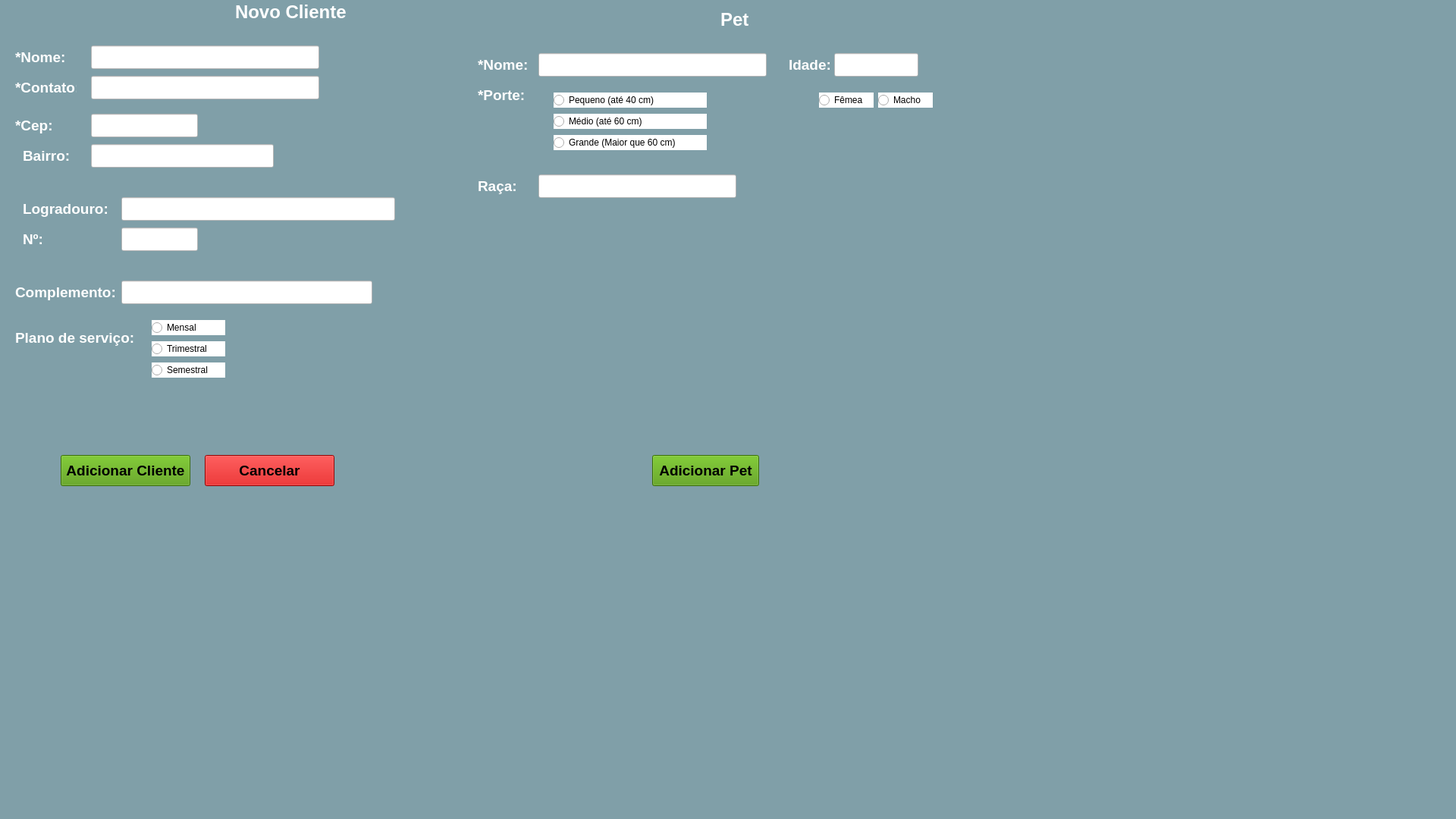
<?xml version="1.0" encoding="UTF-8"?>
<ui version="4.0">
 <class>MainWindow</class>
 <widget class="QMainWindow" name="MainWindow">
  <property name="geometry">
   <rect>
    <x>0</x>
    <y>0</y>
    <width>1920</width>
    <height>1080</height>
   </rect>
  </property>
  <property name="windowTitle">
   <string>MainWindow</string>
  </property>
  <property name="styleSheet">
   <string notr="true">background-color: rgb(128, 159, 168);</string>
  </property>
  <widget class="QWidget" name="centralwidget">
   <widget class="QLabel" name="label">
    <property name="geometry">
     <rect>
      <x>310</x>
      <y>0</y>
      <width>161</width>
      <height>31</height>
     </rect>
    </property>
    <property name="font">
     <font>
      <pointsize>18</pointsize>
      <weight>75</weight>
      <bold>true</bold>
     </font>
    </property>
    <property name="styleSheet">
     <string notr="true">color: rgb(255, 255, 255);
border-color: rgb(0, 0, 0);</string>
    </property>
    <property name="text">
     <string>Novo Cliente</string>
    </property>
   </widget>
   <widget class="QLabel" name="label_2">
    <property name="geometry">
     <rect>
      <x>20</x>
      <y>60</y>
      <width>71</width>
      <height>31</height>
     </rect>
    </property>
    <property name="font">
     <font>
      <pointsize>14</pointsize>
      <weight>75</weight>
      <bold>true</bold>
     </font>
    </property>
    <property name="styleSheet">
     <string notr="true">color: rgb(255, 255, 255);</string>
    </property>
    <property name="text">
     <string>*Nome:</string>
    </property>
   </widget>
   <widget class="QLineEdit" name="lineEdit_2">
    <property name="geometry">
     <rect>
      <x>120</x>
      <y>60</y>
      <width>301</width>
      <height>31</height>
     </rect>
    </property>
    <property name="styleSheet">
     <string notr="true">background-color: rgb(255, 255, 255);</string>
    </property>
   </widget>
   <widget class="QLabel" name="label_3">
    <property name="geometry">
     <rect>
      <x>20</x>
      <y>100</y>
      <width>81</width>
      <height>31</height>
     </rect>
    </property>
    <property name="font">
     <font>
      <pointsize>14</pointsize>
      <weight>75</weight>
      <bold>true</bold>
     </font>
    </property>
    <property name="styleSheet">
     <string notr="true">color: rgb(255, 255, 255);</string>
    </property>
    <property name="text">
     <string>*Contato:</string>
    </property>
   </widget>
   <widget class="QLineEdit" name="lineEdit_3">
    <property name="geometry">
     <rect>
      <x>120</x>
      <y>100</y>
      <width>301</width>
      <height>31</height>
     </rect>
    </property>
    <property name="styleSheet">
     <string notr="true">background-color: rgb(255, 255, 255);</string>
    </property>
   </widget>
   <widget class="QLabel" name="label_4">
    <property name="geometry">
     <rect>
      <x>20</x>
      <y>150</y>
      <width>81</width>
      <height>31</height>
     </rect>
    </property>
    <property name="font">
     <font>
      <pointsize>14</pointsize>
      <weight>75</weight>
      <bold>true</bold>
     </font>
    </property>
    <property name="styleSheet">
     <string notr="true">color: rgb(255, 255, 255);</string>
    </property>
    <property name="text">
     <string>*Cep:</string>
    </property>
   </widget>
   <widget class="QLineEdit" name="lineEdit_4">
    <property name="geometry">
     <rect>
      <x>120</x>
      <y>150</y>
      <width>141</width>
      <height>31</height>
     </rect>
    </property>
    <property name="styleSheet">
     <string notr="true">background-color: rgb(255, 255, 255);</string>
    </property>
   </widget>
   <widget class="QLabel" name="label_5">
    <property name="geometry">
     <rect>
      <x>30</x>
      <y>190</y>
      <width>81</width>
      <height>31</height>
     </rect>
    </property>
    <property name="font">
     <font>
      <pointsize>14</pointsize>
      <weight>75</weight>
      <bold>true</bold>
     </font>
    </property>
    <property name="styleSheet">
     <string notr="true">color: rgb(255, 255, 255);</string>
    </property>
    <property name="text">
     <string>Bairro:</string>
    </property>
   </widget>
   <widget class="QLabel" name="label_6">
    <property name="geometry">
     <rect>
      <x>30</x>
      <y>260</y>
      <width>121</width>
      <height>31</height>
     </rect>
    </property>
    <property name="font">
     <font>
      <pointsize>14</pointsize>
      <weight>75</weight>
      <bold>true</bold>
     </font>
    </property>
    <property name="styleSheet">
     <string notr="true">color: rgb(255, 255, 255);</string>
    </property>
    <property name="text">
     <string>Logradouro:</string>
    </property>
   </widget>
   <widget class="QLabel" name="label_7">
    <property name="geometry">
     <rect>
      <x>20</x>
      <y>370</y>
      <width>141</width>
      <height>31</height>
     </rect>
    </property>
    <property name="font">
     <font>
      <pointsize>14</pointsize>
      <weight>75</weight>
      <bold>true</bold>
     </font>
    </property>
    <property name="styleSheet">
     <string notr="true">color: rgb(255, 255, 255);</string>
    </property>
    <property name="text">
     <string>Complemento: </string>
    </property>
   </widget>
   <widget class="QLineEdit" name="lineEdit_5">
    <property name="geometry">
     <rect>
      <x>120</x>
      <y>190</y>
      <width>241</width>
      <height>31</height>
     </rect>
    </property>
    <property name="styleSheet">
     <string notr="true">background-color: rgb(255, 255, 255);</string>
    </property>
   </widget>
   <widget class="QLineEdit" name="lineEdit_6">
    <property name="geometry">
     <rect>
      <x>160</x>
      <y>260</y>
      <width>361</width>
      <height>31</height>
     </rect>
    </property>
    <property name="styleSheet">
     <string notr="true">background-color: rgb(255, 255, 255);</string>
    </property>
   </widget>
   <widget class="QLineEdit" name="lineEdit_7">
    <property name="geometry">
     <rect>
      <x>160</x>
      <y>370</y>
      <width>331</width>
      <height>31</height>
     </rect>
    </property>
    <property name="styleSheet">
     <string notr="true">background-color: rgb(255, 255, 255);</string>
    </property>
   </widget>
   <widget class="QLabel" name="label_8">
    <property name="geometry">
     <rect>
      <x>30</x>
      <y>300</y>
      <width>31</width>
      <height>31</height>
     </rect>
    </property>
    <property name="font">
     <font>
      <pointsize>14</pointsize>
      <weight>75</weight>
      <bold>true</bold>
     </font>
    </property>
    <property name="styleSheet">
     <string notr="true">color: rgb(255, 255, 255);</string>
    </property>
    <property name="text">
     <string>Nº:</string>
    </property>
   </widget>
   <widget class="QLineEdit" name="lineEdit_8">
    <property name="geometry">
     <rect>
      <x>160</x>
      <y>300</y>
      <width>101</width>
      <height>31</height>
     </rect>
    </property>
    <property name="styleSheet">
     <string notr="true">background-color: rgb(255, 255, 255);</string>
    </property>
   </widget>
   <widget class="QLabel" name="label_9">
    <property name="geometry">
     <rect>
      <x>950</x>
      <y>10</y>
      <width>51</width>
      <height>31</height>
     </rect>
    </property>
    <property name="font">
     <font>
      <pointsize>18</pointsize>
      <weight>75</weight>
      <bold>true</bold>
     </font>
    </property>
    <property name="styleSheet">
     <string notr="true">color: rgb(255, 255, 255);
border-color: rgb(0, 0, 0);</string>
    </property>
    <property name="text">
     <string>Pet</string>
    </property>
   </widget>
   <widget class="QLabel" name="label_10">
    <property name="geometry">
     <rect>
      <x>630</x>
      <y>70</y>
      <width>71</width>
      <height>31</height>
     </rect>
    </property>
    <property name="font">
     <font>
      <pointsize>14</pointsize>
      <weight>75</weight>
      <bold>true</bold>
     </font>
    </property>
    <property name="styleSheet">
     <string notr="true">color: rgb(255, 255, 255);</string>
    </property>
    <property name="text">
     <string>*Nome:</string>
    </property>
   </widget>
   <widget class="QLineEdit" name="lineEdit_9">
    <property name="geometry">
     <rect>
      <x>710</x>
      <y>70</y>
      <width>301</width>
      <height>31</height>
     </rect>
    </property>
    <property name="styleSheet">
     <string notr="true">background-color: rgb(255, 255, 255);</string>
    </property>
   </widget>
   <widget class="QLabel" name="label_11">
    <property name="geometry">
     <rect>
      <x>630</x>
      <y>110</y>
      <width>71</width>
      <height>31</height>
     </rect>
    </property>
    <property name="font">
     <font>
      <pointsize>14</pointsize>
      <weight>75</weight>
      <bold>true</bold>
     </font>
    </property>
    <property name="styleSheet">
     <string notr="true">color: rgb(255, 255, 255);</string>
    </property>
    <property name="text">
     <string>*Porte:</string>
    </property>
   </widget>
   <widget class="QLabel" name="label_12">
    <property name="geometry">
     <rect>
      <x>630</x>
      <y>230</y>
      <width>71</width>
      <height>31</height>
     </rect>
    </property>
    <property name="font">
     <font>
      <pointsize>14</pointsize>
      <weight>75</weight>
      <bold>true</bold>
     </font>
    </property>
    <property name="styleSheet">
     <string notr="true">color: rgb(255, 255, 255);</string>
    </property>
    <property name="text">
     <string>Raça:</string>
    </property>
   </widget>
   <widget class="QLineEdit" name="lineEdit_10">
    <property name="geometry">
     <rect>
      <x>710</x>
      <y>230</y>
      <width>261</width>
      <height>31</height>
     </rect>
    </property>
    <property name="styleSheet">
     <string notr="true">background-color: rgb(255, 255, 255);</string>
    </property>
   </widget>
   <widget class="QLabel" name="label_13">
    <property name="geometry">
     <rect>
      <x>1040</x>
      <y>70</y>
      <width>71</width>
      <height>31</height>
     </rect>
    </property>
    <property name="font">
     <font>
      <pointsize>14</pointsize>
      <weight>75</weight>
      <bold>true</bold>
     </font>
    </property>
    <property name="styleSheet">
     <string notr="true">color: rgb(255, 255, 255);</string>
    </property>
    <property name="text">
     <string>Idade:</string>
    </property>
   </widget>
   <widget class="QLineEdit" name="lineEdit_11">
    <property name="geometry">
     <rect>
      <x>1100</x>
      <y>70</y>
      <width>111</width>
      <height>31</height>
     </rect>
    </property>
    <property name="styleSheet">
     <string notr="true">background-color: rgb(255, 255, 255);</string>
    </property>
   </widget>
   <widget class="QPushButton" name="pushButton">
    <property name="geometry">
     <rect>
      <x>860</x>
      <y>600</y>
      <width>141</width>
      <height>41</height>
     </rect>
    </property>
    <property name="font">
     <font>
      <pointsize>14</pointsize>
      <weight>75</weight>
      <bold>true</bold>
     </font>
    </property>
    <property name="styleSheet">
     <string notr="true">background-color: rgb(78, 154, 6);</string>
    </property>
    <property name="text">
     <string>Adicionar Pet</string>
    </property>
   </widget>
   <widget class="QLabel" name="label_14">
    <property name="geometry">
     <rect>
      <x>20</x>
      <y>430</y>
      <width>161</width>
      <height>31</height>
     </rect>
    </property>
    <property name="font">
     <font>
      <pointsize>14</pointsize>
      <weight>75</weight>
      <bold>true</bold>
     </font>
    </property>
    <property name="styleSheet">
     <string notr="true">color: rgb(255, 255, 255);</string>
    </property>
    <property name="text">
     <string>Plano de serviço:</string>
    </property>
   </widget>
   <widget class="QPushButton" name="pushButton_2">
    <property name="geometry">
     <rect>
      <x>80</x>
      <y>600</y>
      <width>171</width>
      <height>41</height>
     </rect>
    </property>
    <property name="font">
     <font>
      <pointsize>14</pointsize>
      <weight>75</weight>
      <bold>true</bold>
     </font>
    </property>
    <property name="styleSheet">
     <string notr="true">background-color: rgb(78, 154, 6);</string>
    </property>
    <property name="text">
     <string>Adicionar Cliente</string>
    </property>
   </widget>
   <widget class="QPushButton" name="pushButton_3">
    <property name="geometry">
     <rect>
      <x>270</x>
      <y>600</y>
      <width>171</width>
      <height>41</height>
     </rect>
    </property>
    <property name="font">
     <font>
      <pointsize>14</pointsize>
      <weight>75</weight>
      <bold>true</bold>
     </font>
    </property>
    <property name="styleSheet">
     <string notr="true">background-color: rgb(204, 0, 0);</string>
    </property>
    <property name="text">
     <string>Cancelar</string>
    </property>
   </widget>
   <widget class="QWidget" name="">
    <property name="geometry">
     <rect>
      <x>200</x>
      <y>420</y>
      <width>97</width>
      <height>83</height>
     </rect>
    </property>
    <layout class="QVBoxLayout" name="verticalLayout">
     <item>
      <widget class="QRadioButton" name="radioButton_8">
       <property name="styleSheet">
        <string notr="true">background-color: rgb(255, 255, 255);</string>
       </property>
       <property name="text">
        <string>Mensal</string>
       </property>
      </widget>
     </item>
     <item>
      <widget class="QRadioButton" name="radioButton_7">
       <property name="styleSheet">
        <string notr="true">background-color: rgb(255, 255, 255);</string>
       </property>
       <property name="text">
        <string>Trimestral</string>
       </property>
      </widget>
     </item>
     <item>
      <widget class="QRadioButton" name="radioButton_6">
       <property name="styleSheet">
        <string notr="true">background-color: rgb(255, 255, 255);</string>
       </property>
       <property name="text">
        <string>Semestral</string>
       </property>
      </widget>
     </item>
    </layout>
   </widget>
   <widget class="QWidget" name="">
    <property name="geometry">
     <rect>
      <x>730</x>
      <y>120</y>
      <width>202</width>
      <height>83</height>
     </rect>
    </property>
    <layout class="QVBoxLayout" name="verticalLayout_2">
     <item>
      <widget class="QRadioButton" name="radioButton_3">
       <property name="styleSheet">
        <string notr="true">background-color: rgb(255, 255, 255);</string>
       </property>
       <property name="text">
        <string>Pequeno (até 40 cm)</string>
       </property>
      </widget>
     </item>
     <item>
      <widget class="QRadioButton" name="radioButton_5">
       <property name="styleSheet">
        <string notr="true">background-color: rgb(255, 255, 255);</string>
       </property>
       <property name="text">
        <string>Médio (até 60 cm)</string>
       </property>
      </widget>
     </item>
     <item>
      <widget class="QRadioButton" name="radioButton_4">
       <property name="styleSheet">
        <string notr="true">background-color: rgb(255, 255, 255);</string>
       </property>
       <property name="text">
        <string>Grande (Maior que 60 cm)</string>
       </property>
      </widget>
     </item>
    </layout>
   </widget>
   <widget class="QWidget" name="">
    <property name="geometry">
     <rect>
      <x>1080</x>
      <y>120</y>
      <width>150</width>
      <height>25</height>
     </rect>
    </property>
    <layout class="QHBoxLayout" name="horizontalLayout">
     <item>
      <widget class="QRadioButton" name="radioButton_2">
       <property name="styleSheet">
        <string notr="true">background-color: rgb(255, 255, 255);</string>
       </property>
       <property name="text">
        <string>Fêmea</string>
       </property>
      </widget>
     </item>
     <item>
      <widget class="QRadioButton" name="radioButton">
       <property name="styleSheet">
        <string notr="true">background-color: rgb(255, 255, 255);</string>
       </property>
       <property name="text">
        <string>Macho</string>
       </property>
      </widget>
     </item>
    </layout>
   </widget>
  </widget>
  <widget class="QMenuBar" name="menubar">
   <property name="geometry">
    <rect>
     <x>0</x>
     <y>0</y>
     <width>1920</width>
     <height>22</height>
    </rect>
   </property>
  </widget>
  <widget class="QStatusBar" name="statusbar"/>
 </widget>
 <resources/>
 <connections/>
</ui>
